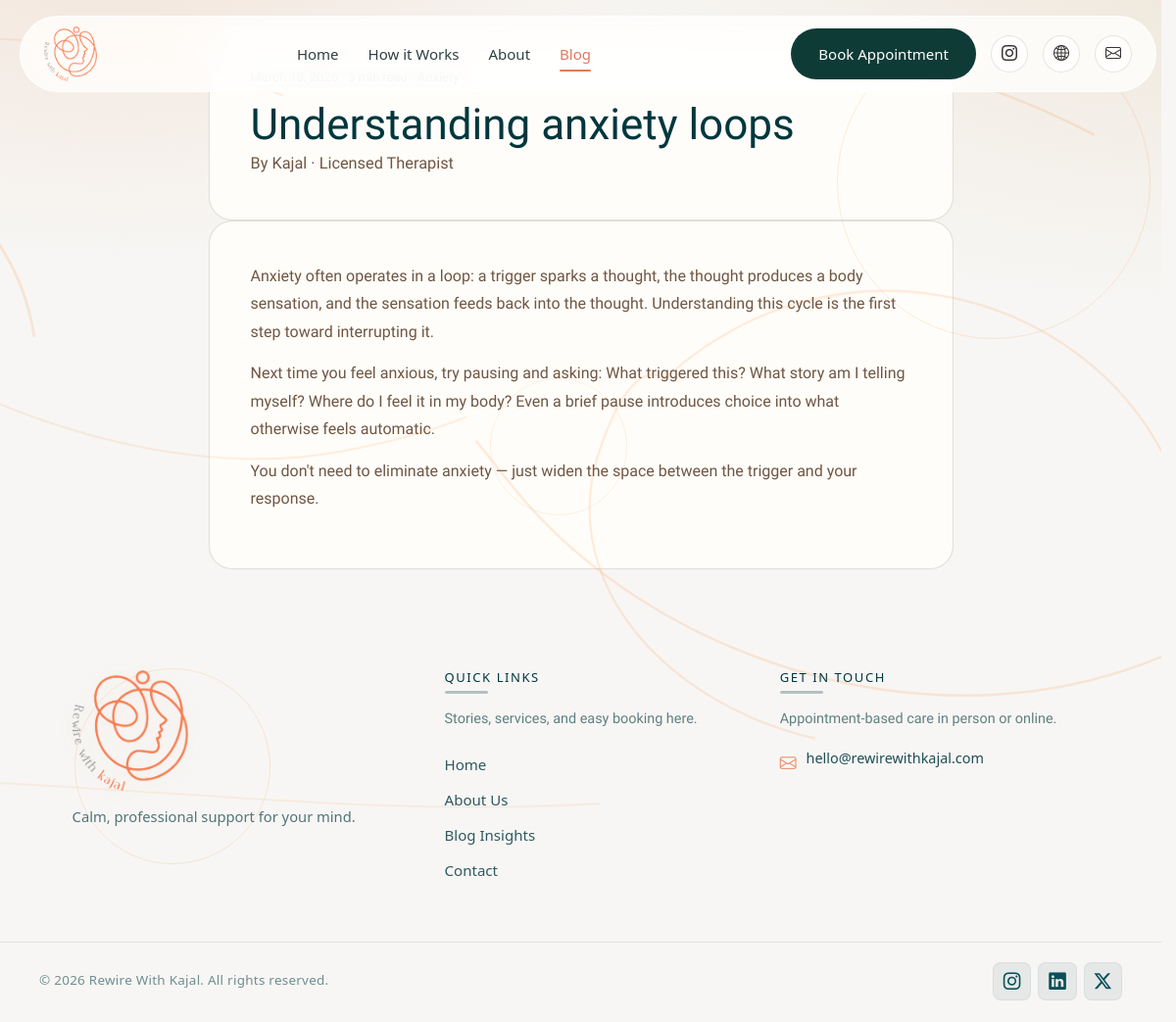
/php/blog-detail.php?slug=understanding-anxiety-loops, run on the app's committed database.
### tables this page shows
CREATE TABLE IF NOT EXISTS `blogs` (
    `id` INT AUTO_INCREMENT PRIMARY KEY,
    `title` VARCHAR(255) NOT NULL,
    `slug` VARCHAR(255) NOT NULL UNIQUE,
    `excerpt` TEXT NOT NULL,
    `content` LONGTEXT NOT NULL,
    `category` VARCHAR(50) NOT NULL,
    `read_time` INT DEFAULT 5,
    `cover_image` VARCHAR(255) DEFAULT NULL,
    `status` ENUM('draft', 'published') DEFAULT 'draft',
    `created_at` TIMESTAMP DEFAULT CURRENT_TIMESTAMP
);

### php/blog-detail.php (the view, shortened to what this page needs)
<?php
$db = getDbConnection();
$slug = isset($_GET['slug']) ? trim($_GET['slug']) : '';
$post = null;
if ($slug) {
    $stmt = $db->prepare("SELECT * FROM `blogs` WHERE `slug`=:slug AND `status`='published'");
    $stmt->execute([':slug' => $slug]);
    $post = $stmt->fetch(PDO::FETCH_ASSOC);
}
?>
<!DOCTYPE html>
<html lang="en">
  <head>
    <link
      href="https://cdn.jsdelivr.net/npm/bootstrap@5.3.3/dist/css/bootstrap.min.css"
      rel="stylesheet"
    />
    <link rel="stylesheet" href="https://cdn.jsdelivr.net/npm/bootstrap-icons@1.11.3/font/bootstrap-icons.min.css" />
    <link rel="stylesheet" href="css/index-redesign.css" />
    <link rel="stylesheet" href="css/main-from-app.css" />
    <link rel="stylesheet" href="css/site-overrides.css" />
  </head>
  <body>
    <nav class="rw-navbar">
      <div class="rw-container">
        <a href="index.html" class="rw-logo">
          <img src="images/logo3.png" alt="Rewire with Kajal Logo">
        </a>
        <div class="rw-nav-links d-none d-lg-flex">
          <a href="index.html">Home</a>
          <a href="index.html#how-it-works">How it Works</a>
          <a href="about.html">About</a>
          <a href="blog.html" class="active">Blog</a>
        </div>
        <div class="rw-nav-actions d-none d-lg-flex">
          <a href="appointment.html#booking-form" class="rw-btn rw-btn-primary">Book Appointment</a>
          <a href="https://www.instagram.com/rewirewithkajal/" class="rw-social-icon" target="_blank" aria-label="Instagram"><i class="bi bi-instagram"></i></a>
          <a href="index.html" class="rw-social-icon" aria-label="Website"><i class="bi bi-globe2"></i></a>
          <a href="mailto:hello@rewirewithkajal.com" class="rw-social-icon" aria-label="Email"><i class="bi bi-envelope"></i></a>
        </div>
      </div>
    </nav>
    <div class="rw-site-line-art" aria-hidden="true">
      <div class="rw-site-line-art__float">
      </div>
    </div>
    <?php if ($post): ?>
    <article class="abt2-wrapper blog-detail-page" id="main-content">
      <header class="abt2-story-content blog-detail-block rw-reveal">
        <p class="blog-premium-date-time blog-detail-meta"><?php echo date('F j, Y', strtotime($post['created_at'])); ?> · <?php echo $post['read_time']; ?> min read · <?php echo htmlspecialchars($post['category']); ?></p>
        <h1 class="blog-detail-title"><?php echo htmlspecialchars($post['title']); ?></h1>
        <p class="abt2-hero-desc blog-detail-byline">By <strong>Kajal</strong> · Licensed Therapist</p>
      </header>
      <div class="abt2-story-content blog-detail-block rw-reveal">
        <div class="abt2-story-text">
          <?php echo $post['content']; ?>
        </div>
      </div>
    </article>
    <?php endif; ?>
    <footer class="site-footer">
      <div class="container footer-container">
        <div class="footer-panel">
          <div class="footer-col brand-col">
            <img src="images/logo3.png" alt="Rewire With Kajal" class="footer-logo" width="180" height="188" loading="lazy" decoding="async" />
            <p class="footer-description">Calm, professional support for your mind.</p>
          </div>
          <div class="footer-col links-col">
            <h3 class="footer-heading">Quick Links</h3>
            <p class="footer-col-lead">Stories, services, and easy booking here.</p>
            <ul class="footer-links">
              <li><a href="index.html">Home</a></li>
              <li><a href="about.html">About Us</a></li>
              <li><a href="blog.html">Blog Insights</a></li>
              <li><a href="appointment.html">Contact</a></li>
            </ul>
          </div>
          <div class="footer-col contact-col">
            <h3 class="footer-heading">Get in Touch</h3>
            <p class="footer-col-lead">Appointment-based care in person or online.</p>
            <ul class="footer-contact-info">
              <li><i class="bi bi-envelope contact-icon" aria-hidden="true"></i><span><a href="mailto:hello@rewirewithkajal.com">hello@rewirewithkajal.com</a></span></li>
            </ul>
          </div>
        </div>
      </div>
      <div class="footer-bottom">
        <div class="container footer-bottom-inner">
          <p>© <span id="y"></span> Rewire With Kajal. All rights reserved.</p>
          <div class="social-links">
            <a href="https://www.instagram.com/rewirewithkajal/" aria-label="Instagram" rel="noopener noreferrer" target="_blank"
              ><i class="bi bi-instagram"></i
            ></a>
            <a href="https://www.linkedin.com/" aria-label="LinkedIn" rel="noopener noreferrer" target="_blank"><i class="bi bi-linkedin"></i></a>
            <a href="https://twitter.com/" aria-label="Twitter" rel="noopener noreferrer" target="_blank"><i class="bi bi-twitter-x"></i></a>
          </div>
        </div>
      </div>
    </footer>
  </body>
</html>

### css/index-redesign.css (style rules this page uses)
:root { --rw-primary: #E77A4E; --rw-primary-hover: #d26a42; --rw-dark-teal: #0A373A; --rw-dark-teal-hover: #0d464a; --rw-bg-light: #FDFBF7; --rw-bg-card: #F7F2EC; --rw-text-dark: #333333; --rw-text-muted: #666666; --rw-font-heading: 'Playfair Display', serif; --rw-font-body: 'Inter', sans-serif; --rw-border-radius: 12px; --rw-border-radius-lg: 24px; }
body { font-family: var(--rw-font-body); background-color: var(--rw-bg-light); color: var(--rw-text-dark); margin: 0; padding: 0; line-height: 1.6; }
h1, h2, h3, h4, h5, h6 { font-family: var(--rw-font-heading); margin-top: 0; font-weight: 500; }
a { text-decoration: none; color: inherit; transition: color 0.3s ease; }
.rw-container { max-width: 1200px; margin: 0 auto; padding: 0 20px; }
.rw-btn { display: inline-flex; align-items: center; justify-content: center; padding: 12px 28px; border-radius: 30px; font-weight: 500; font-size: 16px; transition: all 0.3s ease; cursor: pointer; border: none; }
.rw-btn-primary { background-color: var(--rw-dark-teal); color: #fff; }
.rw-navbar { position: fixed; top: 16px; left: 50%; transform: translateX(-50%); width: calc(100% - 40px); max-width: 1240px; z-index: 1000; padding: 0; background: transparent; }
.rw-navbar .rw-container { background: rgba(255, 255, 255, 0.78); backdrop-filter: blur(20px) saturate(180%); -webkit-backdrop-filter: blur(20px) saturate(180%); border: 1px solid rgba(255, 255, 255, 0.85); box-shadow: 0 10px 35px rgba(15, 59, 54, 0.07), 0 2px 8px rgba(0, 0, 0, 0.03); border-radius: 60px; padding: 10px 24px; display: flex; align-items: center; justify-content: space-between; transition: all 0.3s ease; }
.rw-logo { display: flex; align-items: center; gap: 10px; font-family: var(--rw-font-heading); font-size: 24px; color: var(--rw-primary); }
.rw-logo img { height: 56px; max-height: 60px; width: auto; object-fit: contain; }
.rw-nav-links { display: flex; gap: 30px; align-items: center; }
.rw-nav-links a { font-size: 15px; font-weight: 500; color: #2F4142; position: relative; transition: color 0.3s ease; }
.rw-nav-links a.active { color: #E07A5F; font-weight: 600; }
.rw-nav-links a.active::after { content: ''; position: absolute; bottom: -6px; left: 0; width: 100%; height: 2px; background-color: #E07A5F; border-radius: 2px; }
.rw-nav-actions { display: flex; align-items: center; gap: 15px; }
.rw-social-icon { width: 38px; height: 38px; border-radius: 50%; border: 1px solid rgba(15, 59, 54, 0.12); background: rgba(255, 255, 255, 0.6); display: flex; align-items: center; justify-content: center; color: var(--rw-text-dark); transition: all 0.3s ease; }
.rw-btn-primary { background-color: #0F3B36; color: #ffffff; border-radius: 50px; padding: 14px 28px; font-size: 15px; font-weight: 500; display: inline-flex; align-items: center; gap: 10px; border: none; transition: all 0.3s ease; box-shadow: 0 4px 14px rgba(15, 59, 54, 0.15); }

### data on the page
blogs: title "Understanding anxiety loops", content "Anxiety often operates in a loop: a trigger sparks a thought, the thought produces a body sensation, and the sensation feeds back into the thought. Understanding this cycle is the first step toward interrupting it. Next time you feel anxious, try pausing and asking: What triggered this? What story am I telling myself? Where do I feel it in my body? Even a brief pause introduces choice into what otherwise feels automatic. You don't need to eliminate anxiety — just widen the space between the trigger and your response."
